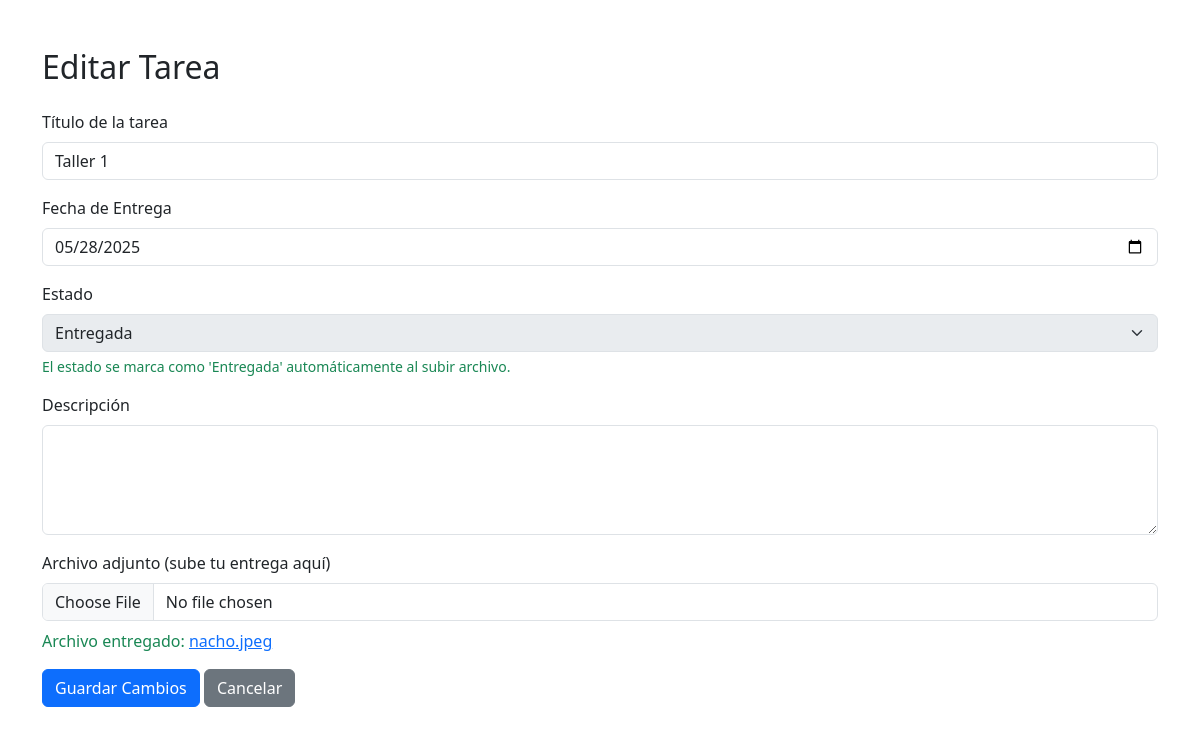
The app's page /editar_tarea/1 (signed in) with its own data.
### models.py (models this page shows)
class Tarea(db.Model):
    __tablename__ = 'tareas'
    id = db.Column(db.Integer, primary_key=True)
    titulo = db.Column(db.String)
    fecha_entrega = db.Column(db.Date)
    estado = db.Column(db.String)
    descripcion = db.Column(db.String)
    materia_id = db.Column(db.Integer, db.ForeignKey('materias.id'))
    usuario_id = db.Column(db.Integer, db.ForeignKey('usuarios.id'))  # Relaciona la tarea con el usuario
    archivo = db.Column(db.String)  # Ruta del archivo adjunto

### app.py (the view, shortened to what this page needs)
@app.route('/editar_tarea/<int:tarea_id>', methods=['GET', 'POST'])
def editar_tarea(tarea_id):
    if 'usuario_id' not in session:
        flash('Debes iniciar sesión para editar tareas.')
        return redirect(url_for('login'))
    tarea = db.session.query(Tarea).get(tarea_id)
    return render_template('editar_tarea.html', tarea=tarea)

### templates/editar_tarea.html (shortened to what this page needs)
<!DOCTYPE html>
<html lang="es">
<head>
    <link href="https://cdn.jsdelivr.net/npm/bootstrap@5.3.0/dist/css/bootstrap.min.css" rel="stylesheet">
</head>
<body>
<div class="container mt-5">
    <h2 class="mb-4">Editar Tarea</h2>
    <form method="POST" enctype="multipart/form-data">
        <div class="mb-3">
            <label for="titulo" class="form-label">Título de la tarea</label>
            <input type="text" class="form-control" id="titulo" name="titulo" value="{{ tarea.titulo }}" required>
        </div>
        <div class="mb-3">
            <label for="fecha_entrega" class="form-label">Fecha de Entrega</label>
            <input type="date" class="form-control" id="fecha_entrega" name="fecha_entrega" value="{{ tarea.fecha_entrega.strftime('%Y-%m-%d') if tarea.fecha_entrega else '' }}" required>
        </div>
        <div class="mb-3">
            <label for="estado" class="form-label">Estado</label>
            <select class="form-select" id="estado" name="estado" required {% if tarea.archivo %}disabled{% endif %}>
                <option value="Entregada" {% if tarea.estado == 'Entregada' or tarea.estado == 'Completada' %}selected{% endif %}>Entregada</option>
            </select>
            {% if tarea.archivo %}
                <div class="form-text text-success">El estado se marca como 'Entregada' automáticamente al subir archivo.</div>
            {% endif %}
        </div>
        <div class="mb-3">
            <label for="descripcion" class="form-label">Descripción</label>
            <textarea class="form-control" id="descripcion" name="descripcion" rows="4">{{ tarea.descripcion }}</textarea>
        </div>
        <div class="mb-3">
            <label for="archivo" class="form-label">Archivo adjunto (sube tu entrega aquí)</label>
            <input type="file" class="form-control" id="archivo" name="archivo" accept=".pdf,.doc,.docx,.jpg,.jpeg,.png,.txt">
            {% if tarea.archivo %}
                <div class="mt-2">
                    <span class="text-success">Archivo entregado:</span>
                    <a href="/uploads/{{ tarea.archivo }}" target="_blank">{{ tarea.archivo }}</a>
                </div>
            {% endif %}
        </div>
        <button type="submit" class="btn btn-primary">Guardar Cambios</button>
        <a href="{{ url_for('tareas_por_materia', materia_id=tarea.materia_id) if tarea and tarea.materia_id else url_for('index') }}" class="btn btn-secondary">Cancelar</a>
    </form>
</div>
</body>
</html>

### records on screen
Tarea: titulo "Taller 1", fecha_entrega "05/28/2025", estado "Entregada", archivo "nacho.jpeg"
